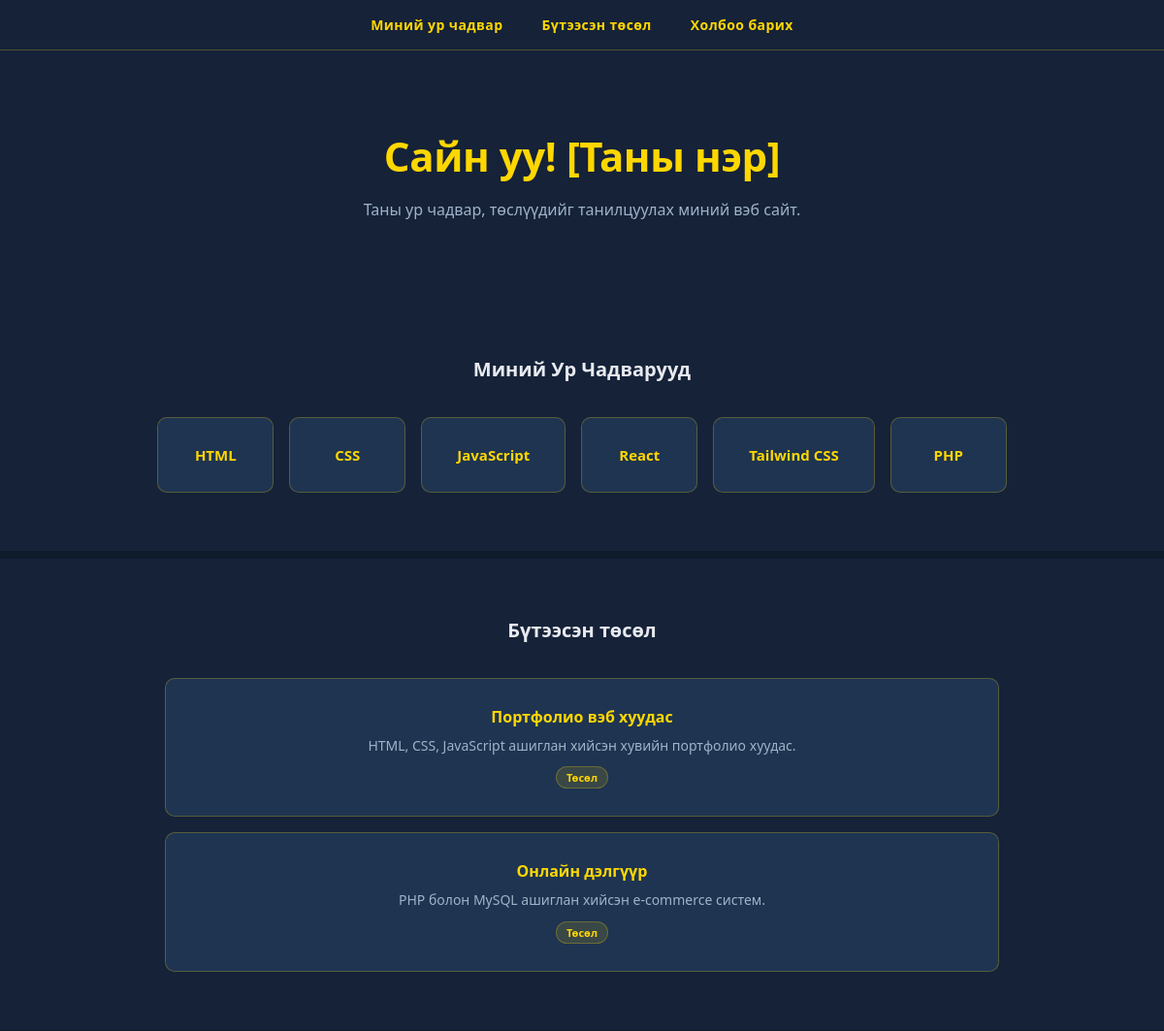
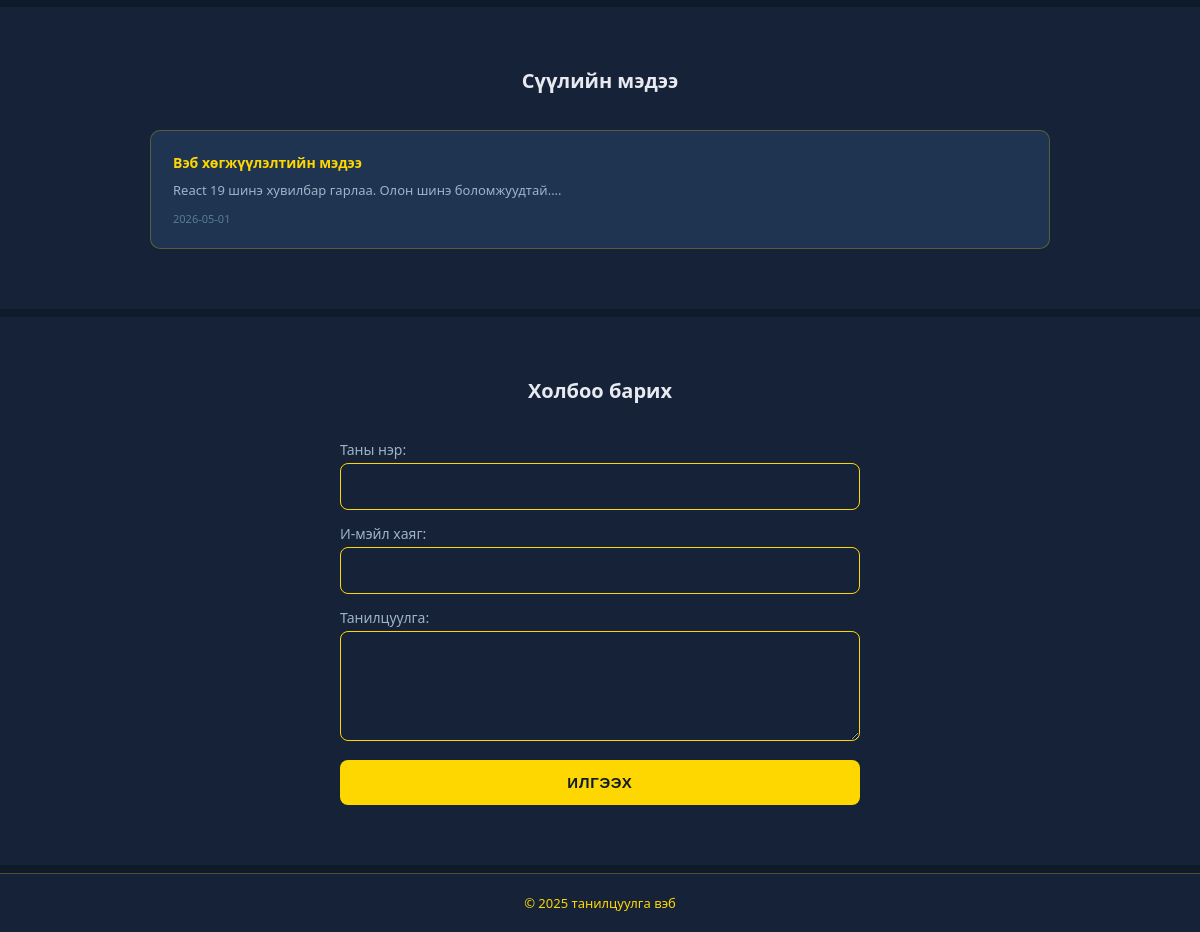
The page / on the database its author committed (2 pictures, top to bottom).
### tables this page shows
CREATE TABLE IF NOT EXISTS menus (
    id INT AUTO_INCREMENT PRIMARY KEY,
    name VARCHAR(100) NOT NULL,
    url VARCHAR(255) NOT NULL,
    sort_order INT DEFAULT 0,
    is_active TINYINT(1) DEFAULT 1,
    created_at TIMESTAMP DEFAULT CURRENT_TIMESTAMP
);

CREATE TABLE IF NOT EXISTS news (
    id INT AUTO_INCREMENT PRIMARY KEY,
    title VARCHAR(255) NOT NULL,
    content TEXT,
    category ENUM('Мэдээ','Төсөл','Зар','Блог') DEFAULT 'Мэдээ',
    image_url VARCHAR(255),
    is_published TINYINT(1) DEFAULT 1,
    created_at TIMESTAMP DEFAULT CURRENT_TIMESTAMP,
    updated_at TIMESTAMP DEFAULT CURRENT_TIMESTAMP ON UPDATE CURRENT_TIMESTAMP
);

### index.php (the view, shortened to what this page needs)
<?php
require_once 'config/db.php';
$menus = [];
$res = $conn->query("SELECT * FROM menus WHERE is_active=1 ORDER BY sort_order ASC");
if ($res) while ($row = $res->fetch_assoc()) $menus[] = $row;
$projects = [];
$res = $conn->query("SELECT * FROM news WHERE is_published=1 AND category='Төсөл' ORDER BY created_at DESC");
if ($res) while ($row = $res->fetch_assoc()) $projects[] = $row;
$news_list = [];
$res = $conn->query("SELECT * FROM news WHERE is_published=1 AND category='Мэдээ' ORDER BY created_at DESC LIMIT 3");
if ($res) while ($row = $res->fetch_assoc()) $news_list[] = $row;
?>
<!DOCTYPE html>
<html lang="mn">
<head>
</head>
<body>
<nav>
  <?php if ($menus): ?>
    <?php foreach ($menus as $m): ?>
      <a href="<?= htmlspecialchars($m['url']) ?>"><?= htmlspecialchars($m['name']) ?></a>
    <?php endforeach; ?>
  <?php else: ?>
    <a href="#skills">Миний ур чадвар</a>
    <a href="#projects">Бүтээсэн төсөл</a>
    <a href="#contact">Холбоо барих</a>
  <?php endif; ?>
</nav>
<div class="hero">
  <h1>Сайн уу! [Таны нэр]</h1>
  <p>Таны ур чадвар, төслүүдийг танилцуулах миний вэб сайт.</p>
</div>
<section id="skills">
  <h2>Миний Ур Чадварууд</h2>
  <div class="skills-grid">
    <?php
    $skills = ['HTML','CSS','JavaScript','React','Tailwind CSS','PHP'];
    foreach ($skills as $s): ?>
      <div class="skill-card"><?= $s ?></div>
    <?php endforeach; ?>
  </div>
</section>
<section id="projects">
  <h2>Бүтээсэн төсөл</h2>
  <div class="projects-list">
    <?php if ($projects): ?>
      <?php foreach ($projects as $p): ?>
        <div class="project-card">
          <h3><?= htmlspecialchars($p['title']) ?></h3>
          <p><?= htmlspecialchars($p['content']) ?></p>
          <span class="tag"><?= htmlspecialchars($p['category']) ?></span>
        </div>
      <?php endforeach; ?>
    <?php else: ?>
      <div class="empty">Одоогоор төсөл байхгүй байна</div>
    <?php endif; ?>
  </div>
</section>
<?php if ($news_list): ?>
<section id="news">
  <h2>Сүүлийн мэдээ</h2>
  <div class="news-grid">
    <?php foreach ($news_list as $n): ?>
      <div class="news-card">
        <h3><?= htmlspecialchars($n['title']) ?></h3>
        <p><?= htmlspecialchars(mb_substr($n['content'], 0, 100)) ?>...</p>
        <div class="date"><?= date('Y-m-d', strtotime($n['created_at'])) ?></div>
      </div>
    <?php endforeach; ?>
  </div>
</section>
<?php endif; ?>
<section id="contact">
  <h2>Холбоо барих</h2>
  <form class="contact-form" method="POST">
    <div>
      <label>Таны нэр:</label>
      <input type="text" name="name" placeholder="" required>
    </div>
    <div>
      <label>И-мэйл хаяг:</label>
      <input type="email" name="email" placeholder="" required>
    </div>
    <div>
      <label>Танилцуулга:</label>
      <textarea name="message" required></textarea>
    </div>
    <button type="submit" name="contact_submit">ИЛГЭЭХ</button>
  </form>
</section>
<footer>© 2025 танилцуулга вэб</footer>
</body>
</html>

### index.php (style rules this page uses)
*, *::before, *::after { box-sizing: border-box; margin: 0; padding: 0; }
:root { --bg: #0d1b2a; --bg2: #152238; --bg3: #1a2d45; --card: #1e3451; --gold: #ffd700; --gold2: #ffdd33; --text: #e8eaf0; --text2: #9fb3c8; --border: rgba(255,215,0,0.25); }
html { scroll-behavior: smooth; }
body { font-family: 'Segoe UI', Arial, sans-serif; background: var(--bg); color: var(--text); }
nav { background: var(--bg2); border-bottom: 1px solid var(--border); position: sticky; top: 0; z-index: 100; padding: 0 40px; display: flex; justify-content: center; align-items: center; height: 52px; gap: 40px; }
nav a { color: var(--gold); font-weight: 700; font-size: 14px; text-decoration: none; letter-spacing: 0.03em; transition: opacity 0.2s; }
.hero { background: var(--bg2); text-align: center; padding: 80px 40px; }
.hero h1 { font-size: 42px; font-weight: 800; color: var(--gold); margin-bottom: 16px; letter-spacing: -0.01em; }
.hero p { font-size: 16px; color: var(--text2); max-width: 500px; margin: 0 auto; }
section { padding: 60px 40px; background: var(--bg2); margin-bottom: 8px; }
section h2 { text-align: center; font-size: 20px; font-weight: 700; color: var(--text); margin-bottom: 36px; }
.skills-grid { display: flex; flex-wrap: wrap; justify-content: center; gap: 16px; max-width: 900px; margin: 0 auto; }
.skill-card { background: var(--card); border: 1px solid var(--border); border-radius: 10px; padding: 28px 36px; font-size: 15px; font-weight: 700; color: var(--gold); min-width: 120px; text-align: center; transition: transform 0.2s, border-color 0.2s; }
.projects-list { max-width: 860px; margin: 0 auto; display: flex; flex-direction: column; gap: 16px; }
.project-card { background: var(--card); border: 1px solid var(--border); border-radius: 10px; padding: 28px 32px; text-align: center; transition: border-color 0.2s; }
.project-card h3 { color: var(--gold); font-size: 16px; font-weight: 700; margin-bottom: 8px; }
.project-card p { color: var(--text2); font-size: 14px; line-height: 1.6; }
.project-card .tag { display: inline-block; margin-top: 10px; background: rgba(255,215,0,0.12); color: var(--gold); font-size: 11px; font-weight: 600; padding: 3px 10px; border-radius: 20px; border: 1px solid var(--border); }
.news-grid { max-width: 900px; margin: 0 auto; display: grid; grid-template-columns: repeat(auto-fit, minmax(260px, 1fr)); gap: 16px; }
.news-card { background: var(--card); border: 1px solid var(--border); border-radius: 10px; padding: 22px; transition: border-color 0.2s; }
.news-card h3 { color: var(--gold); font-size: 14px; font-weight: 700; margin-bottom: 8px; }
.news-card p { color: var(--text2); font-size: 13px; line-height: 1.6; }
.news-card .date { font-size: 11px; color: #5a7a9a; margin-top: 10px; }
.contact-form { max-width: 520px; margin: 0 auto; display: flex; flex-direction: column; gap: 14px; }
.contact-form label { font-size: 14px; color: var(--text2); margin-bottom: 4px; display: block; }
.contact-form input, .contact-form textarea { width: 100%; padding: 13px 16px; background: transparent; border: 1.5px solid var(--gold); border-radius: 8px; color: var(--text); font-size: 14px; font-family: inherit; outline: none; transition: border-color 0.2s; }
.contact-form textarea { min-height: 110px; resize: vertical; }
.contact-form button { padding: 14px; background: var(--gold); color: #0d1b2a; border: none; border-radius: 8px; font-size: 15px; font-weight: 800; cursor: pointer; letter-spacing: 0.05em; transition: background 0.2s; }
footer { background: var(--bg2); border-top: 1px solid var(--border); text-align: center; padding: 20px; font-size: 13px; color: var(--gold); }

### rows shown on the page
menus: name "Миний ур чадвар"
menus: name "Бүтээсэн төсөл"
menus: name "Холбоо барих"
news: title "Портфолио вэб хуудас", content "HTML, CSS, JavaScript ашиглан хийсэн хувийн портфолио хуудас.", category "Төсөл"
news: title "Онлайн дэлгүүр", content "PHP болон MySQL ашиглан хийсэн e-commerce систем.", category "Төсөл"
news: title "Вэб хөгжүүлэлтийн мэдээ", content "React 19 шинэ хувилбар гарлаа. Олон шинэ боломжуудтай.", created_at "2026-05-01"

### other values the page prints
$s "HTML"
$s "CSS"
$s "JavaScript"
$s "React"
$s "Tailwind CSS"
$s "PHP"
